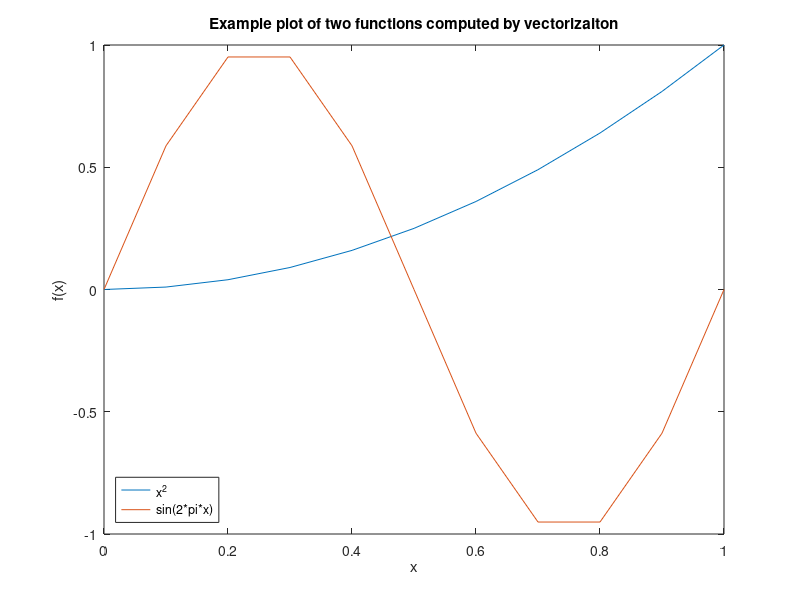

Here is the MATLAB script that generated this plot: (Note: this script raises an error after producing the figure.)
%% Introduction to Plotting and Vectorization
% This lab will provide an introduction to two dimensional plots. At the end, 
% you should feel comfortable plotting functions of the form f(x). You should 
% find this useful not only for visualizing the solutions of ODEs, but also for 
% plotting general data that might appear in other courses and work.
% 
% In the process we will also introduce the concept of vectorization, which 
% is helpful for writing efficient and "clean" code. Vectorization is a concept 
% found not only in MATLAB but also C/C++, Fortran, and other languages.
% 
% Opening the m-file lab1.m in the MATLAB editor, step through each part using 
% cell mode to see the results. Compare the output with the PDF, which was generated 
% from this m-file.
% 
% There are twelve (12) exercises in this lab that will be graded. Write your 
% solutions in the template, including appropriate descriptions in each step. 
% Save the .m file as lab1_<UTORid>.m and submit it online on Quercus. Also, submit 
% a PDF of the output by generating html (by going to 'File', 'Publish') and then 
% saving to a PDF called lab1_<UTORid>.pdf. Substitute your UTORid for <#UTORid 
% UTORid>.
% 
% MAT292 Fall 2019, Stinchcombe & Parsch MAT292 Fall 2018, Stinchcombe & Khovanskii 
% MAT292 Fall 2017, Stinchcombe & Sinnamon MAT292 Fall 2016, Sinnamon & Sousa 
% Based on original from MAT292 Fall 2012, Hart & Pym
%% Student Information
% Student Name: Rushi Wang 
% 
% Student Number: 1004927564
%% Creating Vectors Explicitly
% MATLAB plots vectors (also known as arrays) of data points. The first way 
% to create vectors is to give MATLAB a list of values of the form:
% 
% x = [value1, value2, value3, ..., valueN];
% 
% We can then see the values in the array x by entering |x| without a semilcolon 
% or with the command |disp(x)|, with or without the semicolon.
% 
% Individual entries of the vector can be accessed with the command |x(i)|, 
% where |i| is between 1 and the length of the array. If |i| is not in this range 
% an error is thrown.
% 
% Examine the following commands and their output.

x = [.5, 1.0, 2.3, 4.0, 4.333, 5.];     %These are arbitrary values
x
disp(x)
disp(x);
x(1)
x(2)
%% Exercise 1
% Objective: Observe a MATLAB error when you try to access an invalid index.
% 
% Details: Try to access elements of the vector |x|, created in the previous 
% step at the command prompt |>>|. Try values of |i| outside the valid range. 
% Try negative values, zero, and large positive values. Copy down the error message 
% in each case, and report this in your submitted work as:
% 
% Error for negative index: Array indices must be positive integers or logical 
% values.
% 
% Error for zero index: Array indices must be positive integers or logical values.
% 
% Error for positive index outside of the bounds: Index exceeds the number of 
% array elements (6).
% 
% Only include the error message as a comment (with the percent signs), DO NOT 
% INCLUDE THE CODE IN YOUR SUBMISSION.
%% Plotting a Vector
% Given a list (one dimensional array) of values we can plot them with the command 
% |plot(x)|, with or without a semicolon. This will plot the points in the data 
% set |(i, x(i))|.

plot(x)
%% Plotting Vector x against Vector y
% To plot functions, we need two vectors: a set of x points and a corresponding 
% set of y points. We now create a vector |y| and plot x against y with the command 
% |plot(x,y)|.
% 
% If the two vectors are not the same size, MATLAB will throw an error.

y = [3.7, -3.4, 1.02, 2.2, .04, 1.0];   %These are arbitrary values
plot(x,y)
%% Exercise 2
% Objective: Create two vectors and plot one against the other.
% 
% Details: Explicitly create the vectors 
% 
% x = [-5, -3, -1, 0, 2, 4, 6] 
% 
% and 
% 
% y = [-25, -9, -1, 0, 4, 16, 36]
% 
% And plot |x| against |y|. Your submission should show both the creation of 
% the vectors and the figure, as in the example.

x = [-5, -3, -1, 0, 2, 4, 6]
y = [-25, -9, -1, 0, 4, 16, 36]
plot(x,y)
%% Creating Vectors with For Loops
% Entering the values by hand is tedious and error prone. We can use MATLAB's 
% programming features to create them. Suppose we want to create a vector of N 
% points between 0 and 1, equally spaced and inclusive. This would be useful if 
% we wanted to evaluate a function, f(x), at all of these values.
% 
% The distance between the points will be h = (1 - 0)/(N-1), so that:
% 
% 0 = x(1) = 0 * h < x(2) = 1 * h < ... < x(j) = (j-1) * h < ... < x(N) = (N-1) 
% * j = 1
% 
% NOTE: if we with to do this between two arbitrary points, a < b, instead of 
% 0 and 1, the values would be: h = (b - a)/(N-1) and a = x(1) = a + 0 * h < x(2) 
% = a+ 1 * h < ... < x(j) = a +(j-1) * h < ...< x(N) = b
% 
% We assign a value of N, compute h, preallocate a vector x, and then loop through 
% the vector.
% 
% By 'preallocate' we mean 'set aside an array of the appropriate size in memory 
% for future use'. Preallocation can be done with the command |x = zeros(N,1);|, 
% which makes an array of length N in which all the entries are zero. Other options 
% are possible, too.

N = 11;             %Alter this value to see different results
h = (1-0)/(N-1);
x = zeros(N,1);     %This creates a column vector.  
                    %zeros(1,N) would create a row vector.

for j = 1:N
    x(j) = (j-1) * h;
end
disp(x);
%% Plotting y = x^2
% As a first example of plotting a function, we plot y = x^2. Using the array 
% |x| created in the last step, we populate a vector |y| such that |y(i) = x(i)^2| 
% and plot it.

y = zeros(N,1);     %Preallocate the array

for j = 1:N
    y(j) = x(j)^2;
end

disp(y);

plot(x,y)
%% Plotting y = sin(2 * pi * x)
% MATLAB has a number of built in functions including the trigonometric functions 
% (sin, cos, arccos,...), the exponential functions (exp), the natural logarithm 
% function (log), hyperbolic functions (sinh, cosh), and others. The constant 
% |pi| is also defined. For a full list of built in functions type |help elfun| 
% at the MATLAB command line. 
% 
% We create the vector |z| with |z(j) = sin(2*pi*x(j))|, using the same array 
% as from the previous steps.

z = zeros(N,1);     %Preallocate the array

for j = 1:N
    z(j) = sin(2 * pi * x(j));
end

plot(x,z)
%% Exercise 3
% Objective: Plot |x|.x
% 
% Details: Using a for loop, create a vector x of 101 equally spaced points 
% between -3 and 7, inclusive. Then create a vector y, such that |y(i) = abs(x(i))*x(i)| 
% using a for loop. Plot the results. 
% 
% Your submission should include the code, as in the example, and appropriate 
% comments.

N=101; % a vector of N points between -3 and 7 (equally spaced and inclusive)
h = (7-(-3))/(N-1); %the spacing magnitude between each x point 
x = zeros(N,1);     %vector of the x points between -3 and 7

for j = 1:N %loop through each x point 
    x(j) = (j-1) * h; %setting the values of the vector of the x points between -3 and 7
end


y=zeros(N,1);

for k= 1:N
    y(k)=abs(x(k))*x(k); %Loop to create vector y
end

plot(x,y) %plotting the x.x graph
%% Plotting Two Data Sets at Once
% We can also plot the preceding two examples on the same figure with the command 
% |plot(x, y, x, z)|. MATLAB will automatically put a different color on each 
% line. 

h=0.1              %redefine the variables x, y, z
x=0:h:1;           %because they might have been
y=x.^2;            %changed in exercise 3
z=sin(2*pi.*x);    %

plot(x,y,x,z)
%% Annotating a Figure
% It is easy to add a title, axis labels, and a legend to the preceding figure.

xlabel('x');
ylabel('f(x)');
title('Example plot of two functions plotted on the same figure');
legend('x^2', 'sin(2*pi*x)');
%% Using Help Effectively
% You can obtain help on any routine at the command line by typing |help commandname|. 
% As you may have noticed in the preceding figure, the legend was not placed in 
% a convenient position. We will now use help to find out how to move the legend 
% to the lower left corner, where it will be less obtrusive.
% 
% If you type |help legend| in the command window at the |>>| prompt, you'll 
% see a section:
% 
% LEGEND(...,'Location',LOC) adds a legend in the specified location, LOC, with 
% respect to the axes. LOC may be either a 1x4 position vector or one of the following 
% strings:
%%
% 
%        'North'              inside plot box near top
%        'South'              inside bottom
%        'East'               inside right
%        'West'               inside left
%        'NorthEast'          inside top right (default)
%        'NorthWest           inside top left
%        'SouthEast'          inside bottom right
%        'SouthWest'          inside bottom left
%
%% 
% Thus, if we call |legend| again, with the option  |'Location', 'SouthWest'|, 
% it will move the legend to where we want.

%NOTE: The labels are entered again.
legend('x^2', 'sin(2*pi*x)','Location','SouthWest');
%% Vectorization - An Elegant Alternative to Loops
% In the previous examples, we used for loops to fill our arrays with the values 
% we wanted. This is very similar to what would be done in C/C++, Java, Fortran, 
% and other languages. 
% 
% MATLAB provides a faster way to perform these looped operations, using vectorization, 
% which proccesses the entire vector as a single object. For example, given a 
% vector |x|, we can get the sine of the values in |x| with the command |sin(x)|, 
% which outputs another vector. This works with all built in MATLAB functions. 
% 
% Multiplication, division, and exponentiation are handled differently. Instead 
% of using |*|, |/|, and |^|, we must use |.*|, |./|, and |.^| to indicate that 
% we want the operation to be performed on each element. The reason for this change 
% in the symbols is that MATLAB uses the symbols without the period for matrix 
% multiplication, exponentiation, and other actions.
% 
% Vectorization yields more concise and less error prone code:

y = x.^2;               %Alternatively, y = x .* x;
z = sin(2 * pi * x);    %NOTE:  Multiplcation by the scalar 2*pi, does not 
                        %       require the .* operator.  Why is that?

plot(x,y,x,z)           %Verify that these are the same results
xlabel('x');
ylabel('f(x)');
title('Example plot of two functions computed by vectorizaiton');
legend('x^2', 'sin(2*pi*x)','Location','SouthWest');
%% Speed Comparison
% Historically, it was desirable both for clarity and speed to use vecotrized 
% operations in place of loops everywhere possible in MATLAB. Recent versions 
% of MATLAB have reduced the speed advantage through the introduction of a Just 
% in Time (JIT) compiler, parallel for loops, and other tools.
% 
% However, we can still demonstrate the speed advantage, and the benefit to 
% clarity is already evident.
% 
% Timing is done with the |tic|, |toc| commands, which enclose the region we 
% want to benchmark. The first output is the time for the construction done by 
% looping, the second output is the time for construction done with vectorization.

clear y;    %Clear the y array
tic;        %Begin timing the construciton and filling of the array

y = zeros(N,1);

for j = 1:N
    y(j) = x(j)^2;
end
toc;

clear y;    %Clear the y array
tic;
y = x.^2;
toc;
%% Exercise 4
% Objective: Compare the speedup from vectorization for a larger vector.
% 
% Details: Create a vector |x| of 5000001 equally space points between -2 and 
% 3, inclusive, using a for loop. Then time the construction of vector |y|, whose 
% values are arctan of x, by a for loop and by vectorization. Be sure to clear  
% |y| between the two runs. (Hint: use the help file to find the command for arctan!)
% 
% Your submission should include the code, as in the example, with appropriate 
% comments.

% For a loop 
clear x;
clear y;

N=5000001;
h=(3-(-2))/(N-1) 
x=zeros(N,1);
for j=(1:N)
    x(j)= (j-1) * h;
end

tic; 
y=zeros(N,1);
for k=(1:N)
    y(k)=atan(x(k));
end

toc;

%For vectorization
clear y;
 
tic; %start timing 
y = atan(x); %vectorization 
toc; %end timing 

%% Further Avoiding Loops with linspace
% In the preceding examples, we will focus on the vector |x|, which was constructed 
% with a |for| loop. MATLAB includes a routine for creating a vector of a given 
% number, |N|, of equally spaced points between two values, |a| and |b|:
% 
% |x = linspace(a, b, N);|
% 
% No preallocation is neccessary. The argument |N| is optional. If it is omitted 
% MATLAB uses 100 points by default.
% 
% We will now use linspace to plot the functions y = x - x^3 and y = exp(x) 
% in the range [-2, 4] with 200 points.

clear all;                  %Clears all variables

x = linspace(-2,4, 200);    %Create the array

y = x - x.^3;
z = exp(x);

plot(x,y,x,z)           %Verify that these are the same results
xlabel('x');
ylabel('f(x)');
title('Example plot of two functions generated by vectorizaiton');
legend('x-x^3', 'exp(x)','Location','SouthWest');
%% Exercise 5
% Objective: Solve an ODE and plot three particular solutions.
% 
% Details: Manually find the general solution of the ODE:
% 
% dy/dt + (2*t)*y = 1/exp(t^2)
% 
% and the particular solutions for initial conditions y(1) = -1, y(1) = 0, and 
% y(1) = 1. Plot these three particular solutions on the same axes lettting the 
% independent variable range from 1 to 5. 
% 
% Once you have the three particular solutions you will need to:
%%
% 
%  1. Create a vector for the independent variable, t.  Use linspace with
%  a reasonable number of points (100 is fine).
%  2. Create vectors for the three solutions.  Use vectorized operations.
%  3. Plot three solutions on the same axes, annotating the figure
%   appropriately.
%
%% 
% Your submission should include, in the description section, the general solution 
% of the ODE and the three particular solutions. It should also have the appropriately 
% commented code.

t = linspace(1,5,100);
%General soln
% y=(t+c)/(exp(t^2)
%For y(1) = -1, c1=-1-e
%y(1) = 0, c2=-1                                               
%y(1) = 1, c3=e-1
%Plots for 3 particular solutions
y1=(t+(-1-exp(1))./exp(t.^2));
y2= (t+(-1))./exp(t.^2);                                        
y3=(t+(exp(1)-1))./exp(t.^2);
plot(t,y1,t,y2,t,y3)
xlabel('t');
ylabel('y(t)');
title('ODE of Three Particular Solutions');
legend('y1, y(1) = -1', 'y2, y(1) = 0','y3, y(1) = 1');
%% More Plotting Examples - Line Style
% There are many plotting options available, including color, line style, and 
% marker style. Some options can be found from the |help plot| command. This is 
% done by incuding a command after each line.
% 
% In the first we example we will vary the line style.

x = linspace(-5,5);

%Plot three functions with different line styles.  NOTE: the
%function can be put directly in the plot argument.
plot(x, sin(x),'--', x, cos(x),'-.', x, exp(-x.^2),':');   
legend('sin', 'cos', 'exp(-x^2)');
%% More Plotting Examples - Line Color
% We can also control the color, mixing it with line style.

%Plot two functions, first in green and then in red.
x = linspace(-1,1);
plot(x, x.^3 .* sin(x), 'g', x, -x .* exp(x), 'r-');
legend('x^3 * sin(x)', '-x * exp(x)');
%% More Plotting Examples - Markers
% Markers can be used at the individual points, with and without a line joining 
% the points.

x = linspace(-4,4, 20);
plot(x, sin(x), 'x-', x, (x.^2)./(1+x.^2), '.');
legend('sin(x)', 'x^2/(1+x^2)');
%% Inline functions of one variable
% Suppose we wish to construct the function:
% 
% |f(x) = x * sin(x)|
% 
% In a way that MATLAB can understand and manipulate. This will let us compute 
% values of |f(x)|, plot it, and create other functions from it.
% 
% This can be accomplished by defining an inline function of one variable, with 
% the command:
% 
% function name = @(argument name) mathematical expression;
% 
% For this example, the function name is |f|, the argument name is |x|, and 
% the mathematical expression is |x * sin(x)|.
% 
% Consider the following examples, and take note of:
% 
% 1. The use of vectorization in the definitions, 2. The different ways that 
% the output can be displayed, 3. The different variable names.

f = @(x) x .* sin(x);
x = 1;
fprintf(' f(%g) = %g\n', x, f(x));
fprintf(' f(%g) = %g\n', 1, f(1));
disp(f(1));
f(1)
x = 2;
fprintf(' f(%g) = %g\n', 2, f(2));
fprintf(' f(%g) = %g\n', 2, f(2));
disp(f(2));
f(2)

disp(f([1,2]))

g = @(t) t.^2 - t +1;
g(1)
g(2)

% Construct an array of 100 grid points from -2 to 2, and plot g(t).
t = linspace(-2,2);
plot(t, g(t));
% Label axes
xlabel('t');
ylabel('g');
%% Exercise 6
% Objective: Write and use an inline function of one variable.
% 
% Details: Define the inline function for
% 
% |f(x) = (x^3 - abs(x)) * ln(x^2+1)|
% 
% Use this function to compute |f(0)|, |f(1)|, and |f(-1)| and plot the function 
% with 100 grid points from -5 to 5. Make sure to use vectorization in your definition, 
% and label your axes.
% 
% Your submission should show the definition of the function, and the computation 
% of these values.

f = @(x) ((x.^3 - abs(x)) .* log((x.^2)+1)); %definition of function
%Computation of values at x=0,1,-1
x=[0,1,-1];
fprintf('f(%g) = %g\n', x, f(x));

x=linspace(-5,5,100); %Plotting the function 
plot(x,f(x))
title('Plotting f(x) Using Inline Functions');
xlabel('x');
ylabel('f(x)= (x^3 - abs(x)) * ln(x^2+1)');
%% Inline functions of two variables
% Suppose we wish to solve the equation 
% 
% |x = y^3 + y|
% 
% for |y| as a function of |x|. If we do this by root finding, then, given a 
% value of |x0|, we need to find the root of the function
% 
% |g(y) = f(x0,y) = y^3 + y - x0|
% 
% We will accomplish this using inline functions.
% 
% Inline functions of two variables are defined as:
% 
% func = @(x,y) f(x,y);
% 
% where func is the name you wish to assign your function, and |f(x,y)| is the 
% relevant expression.
% 
% Some examples of defining and using inline functions of two variables are 
% given below. 

f = @(x,y) y.^3 + y - x;
x = 0; y = 0;
fprintf(' f(x = %g, y = %g) = %g\n', x, y, f(x, y));
x = 0; y = 1;
fprintf(' f(x = %g, y = %g) = %g\n', x, y, f(x, y));
disp(f(x,y))
f(0,1)

h = @(t,u) t.^2  + sin(u);
h(1, pi/2)
h(2, 2)
%% Exercise 7
% Objective: Write and use an inline function of two variables.
% 
% Details: Define the inline function for
% 
% |f(x,y) = y + y^3 - cos x + x^2 - x^4|
% 
% Note that |f(x,y) = c| is the implicit solution to 
% 
% |dy/dx = (4x^3 - 2x - sin x)/(1+3y^2)|.
% 
% See Examples 1-3 of section 2.1 in Brannan and Boyce for similar examples.
% 
% Use this function to compute |f(0, 0)|, |f(pi/2,1)|, and |f(-1,-1)|. Make 
% sure to use vectorization in your definition.
% 
% Your submission should show the definition of the function, and the computation 
% of these values.

f=@(x,y) y + y.^3 - cos(x) + x.^2 - x.^4; %Function definition
x=[0,pi/2,-1];
y=[0,1,-1];

%Computation of values
fprintf(' f(x = %g, y = %g) = %g\n', x, y, f(x, y));
%% Numerically solving an implicit equation
% Given |x0|, we will now solve the equation
% 
% |f(x0, y) = y^3 + y - x0 = 0|
% 
% for y. This will be accomplished using fzero, which employs a more advanced 
% form of Newton's method. 
% 
% The minimal arguments needed for using fzero are:
% 
% fzero(function_handle, guess)
% 
% function_handle is an abstract data structure which directs MATLAB towards 
% a function of a single variable that it will try to zero.
% 
% We need to tell MATLAB that it is trying to solve for the |y| argument. This 
% is done by creating an inline function of one variable from the existing function, 
% i.e.
% 
% g = @(y) f(x0, y)
% 
% And then having fzero try to solve
% 
% |g(y) = 0|
% 
% You can either define the new inline function and use it:
% 
% g = @(y) f(x0, y); y = fzero(g, guess);
% 
% or you can put the inline function argument directly in the function handle 
% argument:
% 
% y = fzero(@(y) f(x0,y), guess);
% 
% The guess is an initial guess for what we anticipate y to be. Finding a good 
% initial guess may require some experimentation. For this example, the guess 
% may be quite poor, and the algorithm will still converge. For others, more care 
% must be taken.
% 
% Note the various ways of constructing the inline function of one variable, 
% and the different guesses.

f = @(x,y) y.^3 + y - x;

x0 = 1;
guess = 1;
g = @(y) f(x0, y);
y = fzero(g, guess);
fprintf(' y(%g) = %g\n', x0, y);

guess = 50;
y = fzero(g, guess);
fprintf(' y(%g) = %g\n', x0, y);

x = 2;
g = @(y) f(x, y);
y = fzero(g, 2);
fprintf(' y(%g) = %g\n', x, y);

guess = 2;
y = fzero(@(y) f(2, y), guess);
fprintf(' y(%g) = %g\n', 2, y);
%% Exercise 8
% Objective: Use fzero to solve an equation |f(x,y)=0| for y at different values 
% of x.
% 
% Details: Consider the function
% 
% |f(x,y) = y + y^3 - cos x + x^2 - x^4|
% 
% Define the appropriate inline function and compute the single solution at 
% |x = 0| and the two positive solutions at |y = 1/2|. 
% 
% You will need to experiment with different guesses to get these three solutions.
% 
% Your submission should show the definition of the function, and the computation 
% of these three roots.

%Definiton of function 
f=@(x,y) y + y.^3 - cos(x) + x.^2 - x.^4;
x0=0;
guess1 = 0.5;

g = @(y) f(x0, y);
y = fzero(g, guess1);
fprintf(' y(%g) = %g\n', x0, y);

y0=1/2;
guess2=0.5;
g = @(x) f(x, y0);
x = fzero(g, guess2);
fprintf(' x(%g) = %g\n', y0, x);
guess3=1;
g = @(x) f(x, y0);
x = fzero(g, guess3);
fprintf(' x(%g) = %g\n', y0, x);
%% Plotting the solution
% Now we are ready to plot y as a function of x. We will construct an array 
% of x values, solve for y at each value of x, and then plot the results. This 
% will be accomplished with a for loop.

f = @(x,y) y.^3 + y - x;

% 50 points equally spaced from -5 to 2, inclusive
xvals = linspace(-5, 2, 50); 

% Preallocate storage space for the solutions
yvals = zeros(size(xvals));      

% Loop through all the values
for j = 1:length(xvals)
   
   yvals(j) = fzero(@(y) f(xvals(j), y), 0);
   
end

% Plot the results

plot(xvals, yvals);
xlabel('x');
ylabel('y');
%% Exercise 9
% Objective: Plot a portion of an implicit equation.
% 
% Details: Plot the portion of the solution to
% 
% |f(x,y) = y + y^3 - cos x + x^2 - x^4|
% 
% passing through the point |(0,0)| for x from -2 to 2. Use 100 grid points.
% 
% You will need to be careful with the initial guess you use in solving the 
% equation.
% 
% Your submission should show the definition of the function, the construction 
% of the arrays, the for loop, and the resultant figure.
% 
% Label your axes.

f = @(x,y) y + y.^3 - cos(x) + x.^2 - x.^4; %defining the functions 
x0=0; y0=0;
c=f(x0,y0); %finding the value of c for 

f = @(x,y) y + y.^3 - cos(x) + x.^2 - x.^4 - c;

% 100 points equally spaced from -2 to 2, inclusive
xvals = linspace(-2, 2, 100); 

% Preallocate storage space for the solutions
yvals = zeros(size(xvals));      

% Loop through all the values
for j = 1:length(xvals)
   yvals(j) = fzero(@(y) f(xvals(j), y), 0);
end

% Plot the results

plot(xvals, yvals);
title('f(x,y) = y + y^3 - cos x + x^2 - x^4')
xlabel('x');
ylabel('y');
%% Exercise 10
% Objective: Solve a differential equation and plot a portion of it.
% 
% Details: Find the general implicit solution of the differential equation
% 
% |dy/dx = (-cos x + 3x^2) y|
% 
% Plot the particular solution passing through y(0) = 1 using 100 grid points 
% for x in [-1.5, 1.25].
% 
% Be careful on your choice of guess. You will be penalized if MATLAB shows 
% an error.
% 
% Your submission should show the general and particular solutions, in implicit 
% form, in the comments, the definition of the appropriate inline functions, arrays, 
% the for loop, and the figure.
% 
% Label your axes.

% General solution: y=exp(-sin(x)+(x^3)+c)
f = @(x,y) y-exp(-sin(x)+(x.^3));
c=f(0,1); 
disp(c); %c=0


%Particular Solution: y-exp(-sin(x)+(x^3));
f = @(x,y) y-exp(-sin(x)+(x.^3)+c);

x=linspace(-1.5,1.25,100);

% Preallocate storage space for the solutions
yvals = zeros(size(xvals));      

% Loop through all the values
for j = 1:length(xvals)
   yvals(j) = fzero(@(y) f(xvals(j), y), 0);
end

% Plot the results

plot(xvals, yvals);
title('dy/dx = (-cos x + 3x^2) y');
xlabel('x');
ylabel('y');
%% Install iode
% Objective: install iode
% 
% Details: visit https://faculty.math.illinois.edu/iode/ and follow the instructions 
% there to download and install iode.
% 
% Iode has a problem (with MATLAB versions 2014a and above), but can be easily 
% fixed. In MATLAB open the folder where you installed iode and double-click the 
% file fixaxes.m. Quote (comment out) line 38: it should look like %eval(’delete(a:);’); 
% Do the same for the file freeaxes.m and line 24.
%% Exercise 11
% Objective: use iode a plot the direction field of a differential equation
% 
% Details: After starting iode, click the "direction fields" buttom from the 
% main menu. The default is the direction field for
% 
% |dy/dx = sin(y-x)|
% 
% Click any point in the x-y plane to see a (numerically computed) solution 
% to the differential equation passing through that point.
% 
% Starting from the "Equation" menu, plot the direction field of 
% 
% |dy/dx = xy^2|
% 
% Describe, in words, the behaviour of the solutions. What happens as x approaches 
% infinity? Explain why solutions are symmetric about the y-axis, i.e. |y(x)=y(-x)| 
% for any solution

% As x approaches positive or negative infinity, y approaches 0
%The solutions are symmetric about the y-axis because y is squared, making dy/dx
%   negative if x is negative y(-x) and dy/dx positive if x is positive. Since y is always positive because it is squared, the value of the slopes 
%   is dependant on the sign of x. As a result of the slopes going from negative to right and resulting in
%   concave up solutions, solutions end up being symmetric about the
%   y-axis. 
%  


%% Exercise 12
% Objective: study the long-run behaviour of a differential equation from its 
% direction field
% 
% Details: Using iode, plot the direction field of 
% 
% |dy/dx = y^4 - y^3 - 3*y^2 + y + 2|
% 
% By clicking on various initial conditions |y(0) = y_0| (iode plots the solution), 
% determine the long-run behaviour of solutions as a function of |y_0|. In other 
% words, list the constant solutions that are approached as x goes to infinity 
% and how |y_0| determines which constant solution is approached.
% 
% If your numerically computed solutions ever appear to cross then change the 
% solution method from Euler to the, much better, Runge-Kutta method. Think about 
% why solutions are not permitted to cross. If they do then this indicates a problem 
% with the numerical solver.

%Constant solutions that are approached as x goes to infinity: y=-1, 1, 2

% How y_0 determines which constant solution is approached: 
% if y_0 is between -(infinity) to -1, the solution approaches y=-1 as x
%   approaches infinity 
% if y_0 is between -1 to 1, the solution approaches y=-1 as x approaches
%   -(infinity) and approaches y=1 as x approaches infinity
% if y_0 is between 1 to 2, the solution approaches y=1 as x approaches infinity
%   and approaches y=2 as x approaches -(infinity)
% if y_0 is between 2 and infinity, the solution approaches y=infinity 



%% Exercise 13 (NOT TO BE HANDED IN)
% Objective: Solve a differential equation and plot the largest interval of 
% existence for this solution.
% 
% Details: Find the particular implicit solution of the differential equation
% 
% |dy/dx = -x/y, y(0) = -2|
% 
% Determine the largest interval of validity and plot the solution with 50 grid 
% points in this interval.
% 
% In the comments before your code, explain why fzero has an error.
% 
% Your submission should show the particular solution, in implicit form, in 
% the comments, the definition of the appropriate inline functions, arrays, loops, 
% and the figure. 
% 
% Label your axes.
%% Exercise 14 (NOT TO BE HANDED IN)
% Objective: Solve a differential equation and plot the solution on the specified 
% interval
% 
% Details: Find the particular implicit solution of the differential equation
% 
% |du/dt = -(u^4 - 1), u(0) = .1|
% 
% and plot it for |t| from 0 to 1.
% 
% Determine a good starting guess that works throughout the interval and plot 
% the solution with 50 grid points in this interval.
% 
% Your submission should show the particular solution, in implicit form, in 
% the comments, the definition of the appropriate inline functions, arrays, loops, 
% and the figure.
% 
% Label your axes.